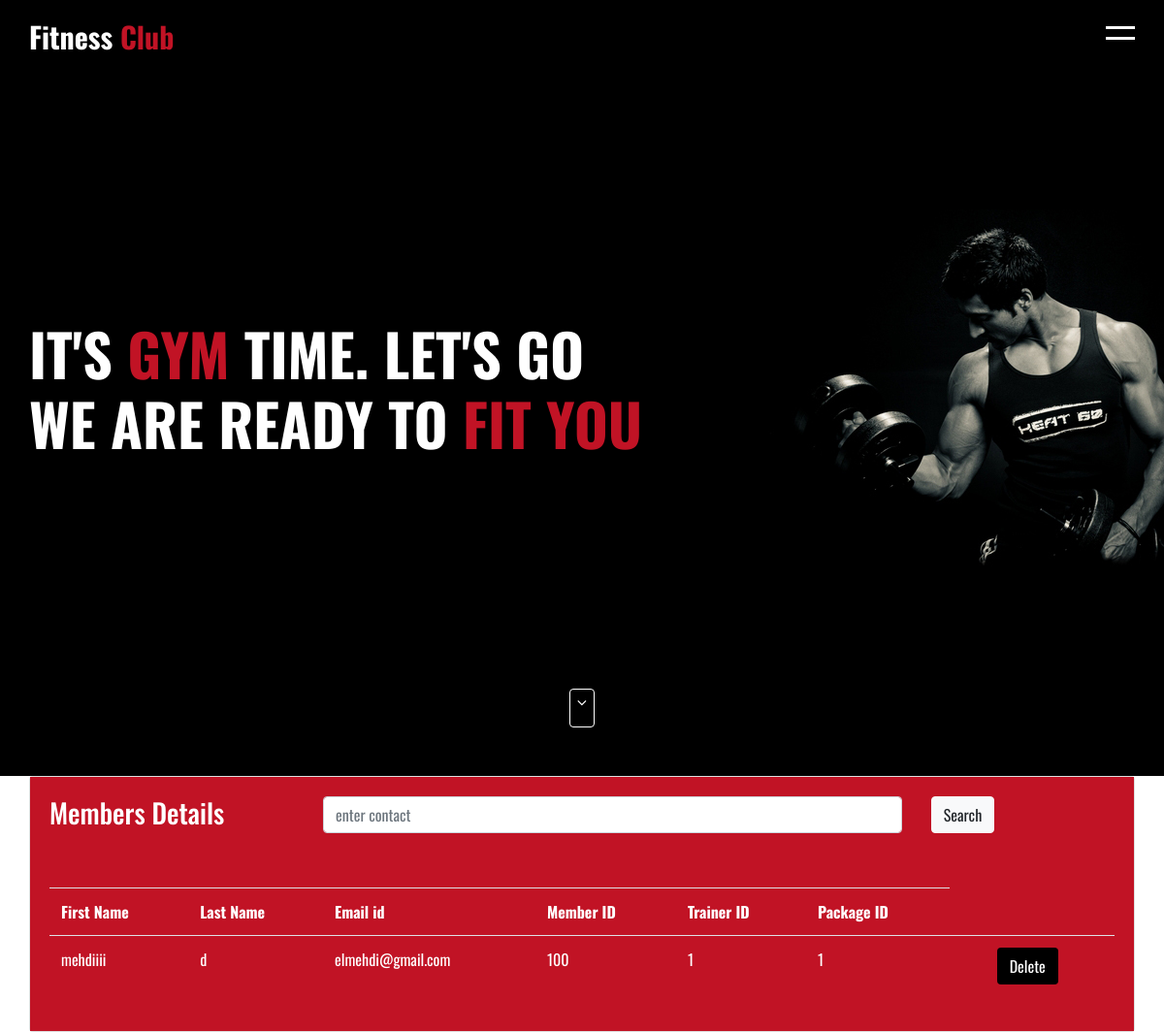
Page /projet_file_rouge/view/trainer_details.php on the committed database.
### tables this page shows
CREATE TABLE `doctorapp` (
  `id` int(11) NOT NULL,
  `fname` varchar(40) NOT NULL,
  `lname` varchar(40) NOT NULL,
  `email` varchar(40) NOT NULL,
  `contact` varchar(40) NOT NULL,
  `docapp` varchar(60) NOT NULL,
  `package` varchar(60) DEFAULT NULL
);

### projet_file_rouge/view/trainer_details.php (the view, shortened to what this page needs)
<!DOCTYPE html>
<html>
<head>
	 <link rel="stylesheet" href="https://maxcdn.bootstrapcdn.com/bootstrap/4.0.0-beta/css/bootstrap.min.css">
    <link rel="stylesheet" href="test../css/animate.css">
    <link rel="stylesheet" type="text/css" href="../css/style.css">
</head>
<body>
<header>
   <div class="container">
    <div class="logo">
       <a href="">Fitness <span>Club</span></a>
    </div>
    <a href="javascript:void(0)" class="ham-burger">
         <span></span>
         <span></span>
    </a>
   </div>
 </header>
  <section class="home wow flash" id="home">
     <div class="container">
        <h1 class="wow">It's <span>gym</span> time. Let's go</h1>
        <h1 class="wow">We are ready to <span>fit you</span></h1>
     </div>
          <a href="#" class="go-down">
              <i class="fa fa-angle-down" aria-hidden="true"></i>
          </a>
  </section>
 <div class="container">
<div class="card">
     <div class="card-body" style="background-color:#c11325;color:#ffffff;">
         <div class="row">
             <div class="col-md-3"><h3>Members Details</h3></div>
             <div class="col-md-8">
          <form class="form-group" action="../view/membre_search.php" method="post">
          <div class="row">
   <div class="col-md-10">
    <input type="text" name="search" class="form-control" placeholder="enter contact"></div>
              <div class="col-md-2">
                <input type="submit" name="patient_search_submit" class="btn btn-light" value="Search"> </div></div>
                 </form></div></div></div>
     <div class="card-body" style="background-color:#c11325;color:#ffffff;">
<form action="" method="POST" role="form">
    <table class="table table-hover">
     <tr>
        <th>First Name</th>
        <th>Last Name</th>
        <th>Email id</th>
        <th>Member ID</th>
        <th>Trainer ID</th>
        <th>Package ID</th>
        </tr>
        <?php
        global $con;
        $query="select * from doctorapp";
        $result=mysqli_query($con,$query);
        while ($row=mysqli_fetch_array($result)){?>
        <tr>
        <td><?php echo $row['fname']; ?></td>
        <td><?php echo $row['lname']; ?></td>
        <td><?php echo $row['email']; ?></td>
        <td><?php echo $row['contact']; ?></td>
        <td><?php echo $row['docapp']; ?></td>
        <td><?php echo $row['package']; ?></td>
        <td>
      </td>
      <td>
      <button type="submit" name="submitdeletebtn"  class="btn" style="background:black;color:white" value="<?php echo $row['id']; ?>">Delete</button>
      </td>
  </form>
  <?php
        }
  ?>
    </body>
</html>

### projet_file_rouge/css/style.css (style rules this page uses)
body { margin:0; padding:0; overflow-x: hidden; }
* { box-sizing: border-box; margin:0; padding:0; font-family: 'Oswald', sans-serif; }
header { position:fixed; left: 0px; top:0px; width: 100%; z-index: 10; background-color: #000000; padding:15px 15px; }
header .container { -webkit-display: flex; display: flex; justify-content: space-between; align-items: center; }
header .logo a { font-size: 30px; text-decoration: none; color:#ffffff; font-weight: 700; }
header .logo a span { color:#c11325; }
header .ham-burger { display: inline-block; position: relative; z-index: 100; }
header .ham-burger span { height: 3px; margin-bottom:8px; display: block; background-color:#ffffff; width:30px; -webkit-transition: transform .5s ease; transition: transform .5s ease; }
header .ham-burger span:nth-child(1) { transform-origin: left top; }
header .ham-burger span:nth-child(2) { transform-origin: left bottom; }
.container { max-width: 1170px; margin: auto; }
.home { height: 100vh; background-image: url('../images/home.jpg'); background-size: cover; padding:15px; -webkit-display: flex; display: flex; position: relative; }
.home .go-down { position: absolute; bottom: 50px; width: 26px; height:40px; border:1px solid #ffffff; display: block; border-radius:4px; text-align: center; left:50%; margin-left: -13px; }
.home .go-down .fa { color:#ffffff; -webkit-animation: goDown 1s ease infinite; animation: goDown 1s ease infinite; }
.home .container { -webkit-display: flex; display: flex; flex-direction: column; flex-grow: 1; }
.home h1 { color:#ffffff; font-size: 60px; font-weight: 700; text-transform: uppercase; margin:0; }
.home h1 span { color:#c11325;; }

### rows in the picture
doctorapp: fname "mehdiiii", lname "d", email "elmehdi@gmail.com", contact "100", docapp "1", package "1", $row['id'] 43 (drawn)
